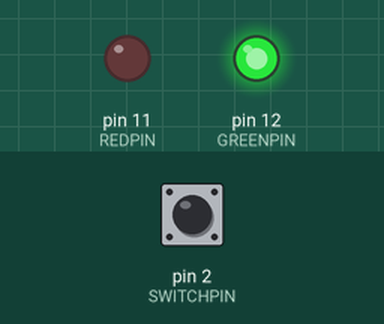
Bench run of a sketch on a simulated Arduino Uno, built with avr-gcc and run on an emulated ATmega328P. On the bench: output pins drawn as LEDs (lit = HIGH). The inputs (shaded band) are chosen by the test bench; at power-on: pin 2 (SWITCHPIN) LOW.

Above: at 1.25 s.
1.3 s: pin 2 (SWITCHPIN) pulled HIGH for 3.2 s
At 2.7 s:
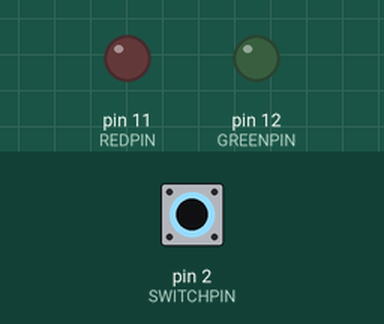
7.5 s: pin 2 (SWITCHPIN) pulsed HIGH 2 times (0.12 s each, 0.3 s apart)
At 7.97 s:
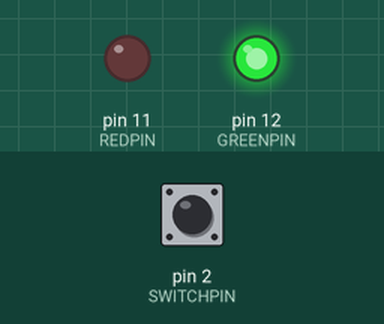
10.8 s: pin 2 (SWITCHPIN) pulled HIGH for 0.15 s
At 11.0 s:
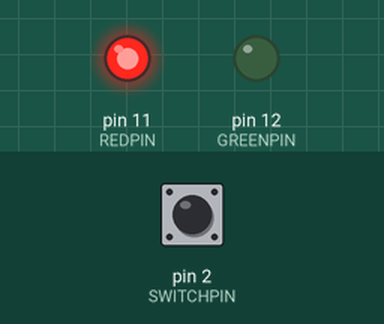
Timing chart, 0 to 19.8 s (numbered marks = the images above; inputs shaded):
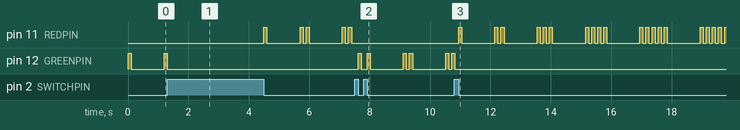

Measured:
- after the input at 1.3 s, pin 11 (REDPIN): LOW → HIGH after 3.2 s, then repeats every 1.4 s: LOW 1.1 s, HIGH 0.10 s, LOW 0.10 s, HIGH 0.10 s; pin 12 (GREENPIN): goes on until 1.3 s, then stays LOW
- after the input at 7.5 s, pin 11 (REDPIN): stops changing and stays LOW; pin 12 (GREENPIN): LOW → HIGH after 0.12 s, → LOW 0.10 s later, → HIGH 0.20 s later, → LOW 0.10 s later, … (11 changes in this stretch)
- after the input at 10.8 s, pin 11 (REDPIN): LOW → HIGH after 0.15 s, → LOW 0.10 s later, → HIGH 1.1 s later, → LOW 0.10 s later, … (39 changes in this stretch); pin 12 (GREENPIN): goes on until 10.8 s, then stays LOW

The sketch:

part1.ino
```cpp
#define REDPIN     11
#define GREENPIN   12
#define SWITCHPIN  2
#define LED_DELAY  100
// This variable decides which LED's turn it is to flash.
// 0 = green, 1 = red
static volatile int turn = 0;

void toggle() {
  turn = 1 - turn;
}

void setup() {
  // put your setup code here, to run once:
  pinMode(REDPIN, OUTPUT);
  pinMode(GREENPIN, OUTPUT);
  pinMode(SWITCHPIN, INPUT);
}

void flashGreen() {
  int counter = 1;
  while(turn == 0) {
    // This "for loop" is in charge of the flash LED
    for(int i = 0; i < counter && turn == 0; i++) {
      if(digitalRead(SWITCHPIN)) {toggle(); return;}
      digitalWrite(GREENPIN, HIGH);
      delay(LED_DELAY);
      digitalWrite(GREENPIN, LOW);
      delay(LED_DELAY);
      if(digitalRead(SWITCHPIN)) {toggle(); return;}
    }
    // The counter is in charge of how many times the LED blinks
    // The longer the switch is NOT changed, the more times the LED blinks
    counter++;
    for (int i=0; i < 5; i++) {
      if(digitalRead(SWITCHPIN)) {toggle(); return;}
      delay(200);
    }
  }
}

void flashRed() {
  int counter = 1;
  while(turn == 1) {
    // This "for loop" is in charge of the flash LED
    for(int i = 0; i < counter && turn == 1; i++) {
      if(digitalRead(SWITCHPIN)) {toggle(); return;}
      digitalWrite(REDPIN, HIGH);
      delay(LED_DELAY);
      digitalWrite(REDPIN, LOW);
      delay(LED_DELAY);
      if(digitalRead(SWITCHPIN)) {toggle(); return;}
    }
    // The counter is in charge of how many times the LED blinks
    // The longer the switch is NOT changed, the more times the LED blinks
    counter++;
    for (int i=0; i < 5; i++) {
      if(digitalRead(SWITCHPIN)) {toggle(); return;}
      delay(200);
    }
  }
}

void loop() {
  // put your main code here, to run repeatedly:
  if(turn == 0) flashGreen();
  if(turn == 1) flashRed();
}
```
